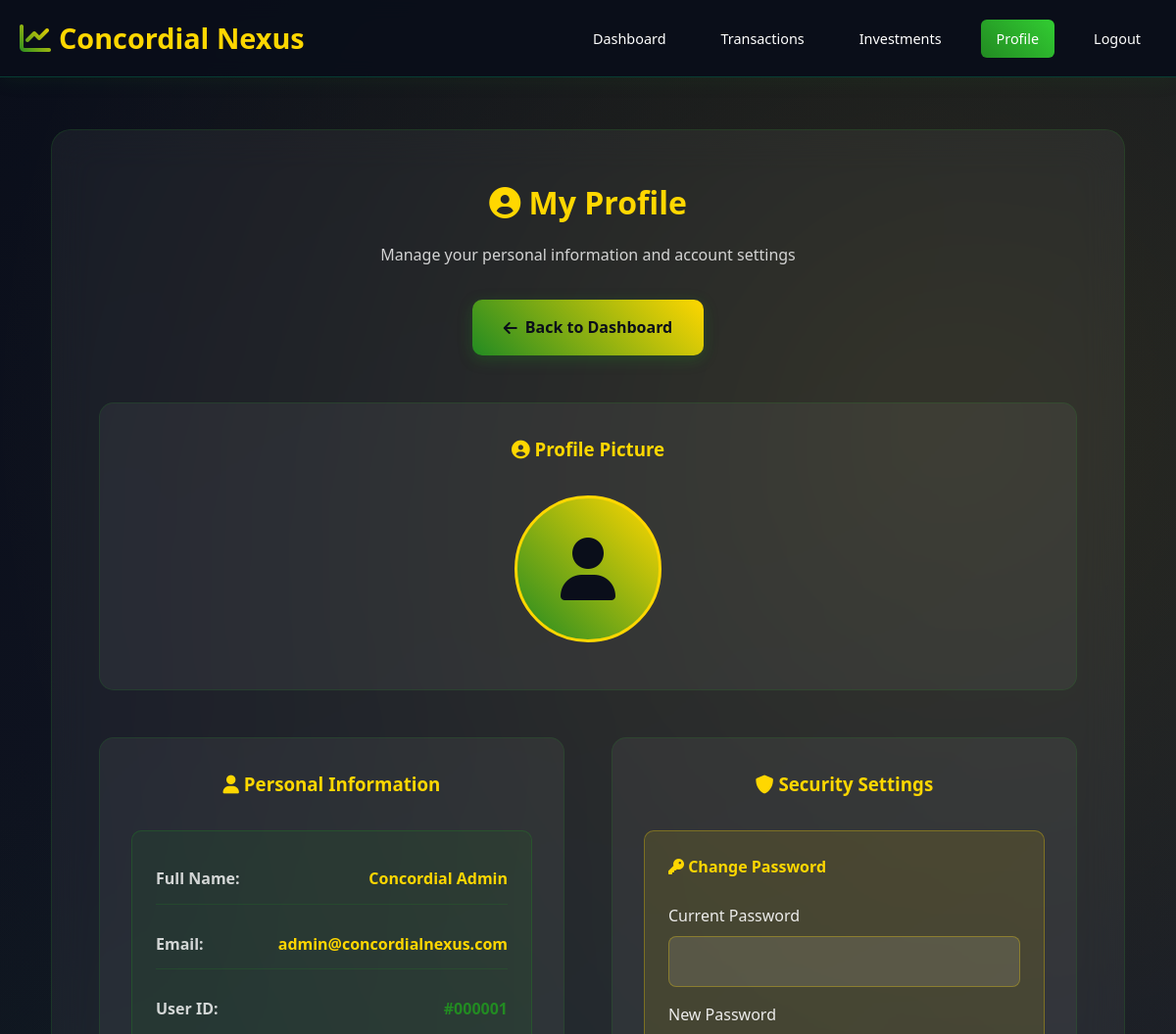
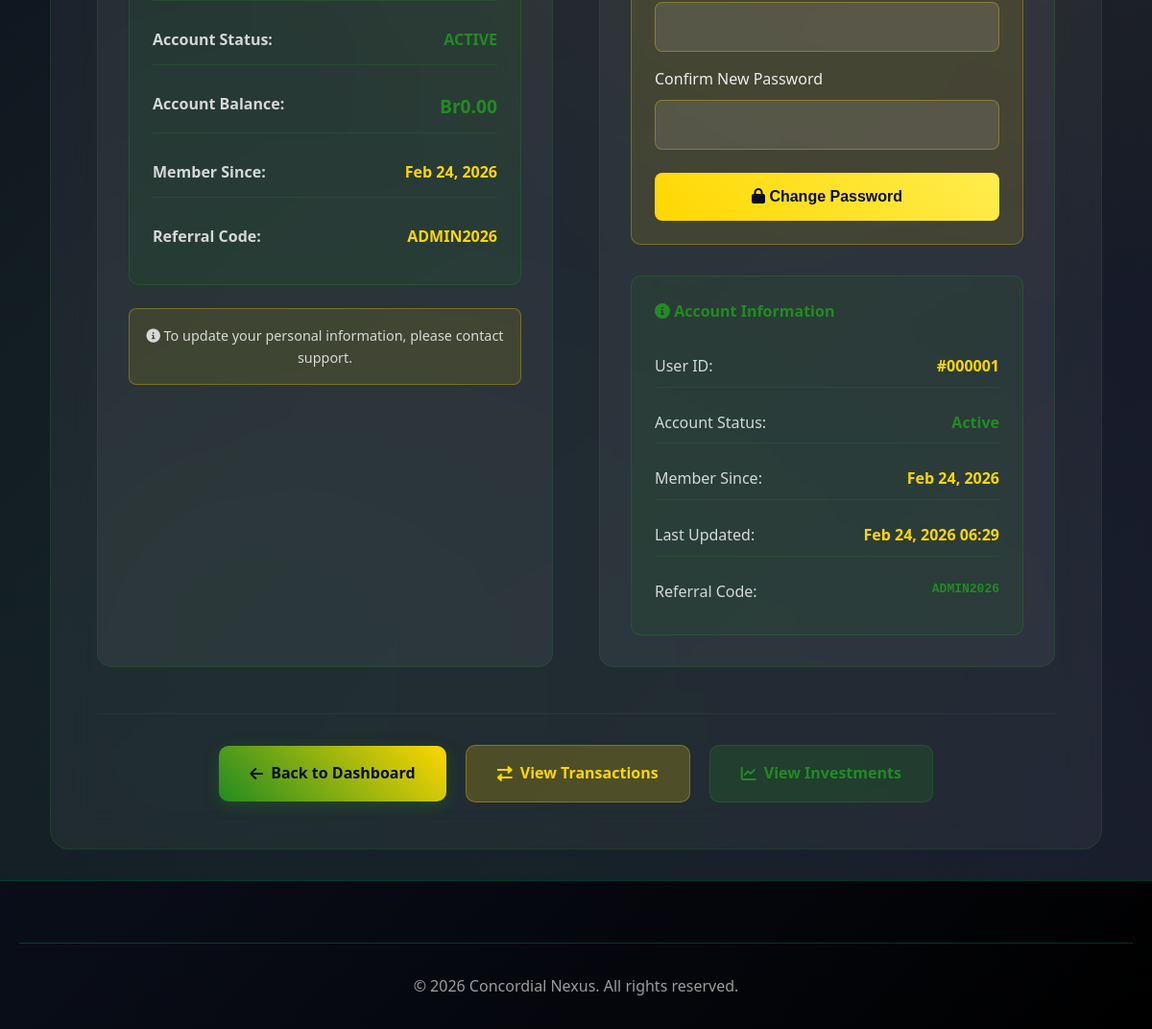
The app's page /profile.php (signed in) with its own data (2 pictures, top to bottom).
### tables this page shows
CREATE TABLE `users` (
  `id` int(11) NOT NULL AUTO_INCREMENT,
  `email` varchar(255) NOT NULL,
  `password` varchar(255) NOT NULL,
  `full_name` varchar(255) NOT NULL,
  `first_name` varchar(100) NULL COMMENT 'First name for withdrawal verification',
  `last_name` varchar(100) NULL COMMENT 'Last name for withdrawal verification',
  `withdrawal_account_number` varchar(50) NULL COMMENT 'Bank account number for withdrawals',
  `withdrawal_phone` varchar(20) NULL COMMENT 'Phone number for withdrawal verification',
  `user_type` enum('user','admin') DEFAULT 'user',
  `trading_level` int(11) DEFAULT NULL,
  `account_balance` decimal(15,2) DEFAULT 0.00,
  `total_invested` decimal(15,2) DEFAULT 0.00,
  `total_profit` decimal(15,2) DEFAULT 0.00,
  `total_commission` decimal(15,2) DEFAULT 0.00,
  `status` enum('pending','active','inactive','suspended') DEFAULT 'pending',
  `phone` varchar(20) DEFAULT NULL,
  `address` text DEFAULT NULL,
  `city` varchar(100) DEFAULT 'Addis Ababa',
  `country` varchar(100) DEFAULT 'Ethiopia',
  `invitation_code_used` varchar(20) DEFAULT NULL,
  `referral_code` varchar(20) DEFAULT NULL,
  `approved_by` int(11) DEFAULT NULL,
  `approved_at` timestamp NULL DEFAULT NULL,
  `created_at` timestamp NOT NULL DEFAULT current_timestamp(),
  `updated_at` timestamp NOT NULL DEFAULT current_timestamp() ON UPDATE current_timestamp(),
  PRIMARY KEY (`id`),
  UNIQUE KEY `email` (`email`),
  KEY `approved_by` (`approved_by`),
  CONSTRAINT `users_ibfk_1` FOREIGN KEY (`approved_by`) REFERENCES `users` (`id`) ON DELETE SET NULL
);

### profile.php (the view, shortened to what the rows shown need)
<!DOCTYPE html>
<html lang="en">
<head>
    <link rel="stylesheet" href="../assets/css/style.css">
    <link rel="stylesheet" href="https://cdnjs.cloudflare.com/ajax/libs/font-awesome/6.0.0/css/all.min.css">
</head>
<body>
    <?php
    try {
        $pdo = new PDO("mysql:host=localhost;dbname=concordial_nexus;charset=utf8mb4", "root", "");
        $pdo->setAttribute(PDO::ATTR_ERRMODE, PDO::ERRMODE_EXCEPTION);
        $stmt = $pdo->prepare("SELECT * FROM users WHERE id = ?");
        $stmt->execute([$_SESSION['user_id']]);
        $user = $stmt->fetch();
        $optional_fields = ['profile_photo', 'address', 'city', 'country', 'phone', 'date_of_birth', 'gender'];
        foreach ($optional_fields as $field) {
            if (!isset($user[$field])) {
                $user[$field] = null;
            }
        }
    } catch(PDOException $e) {
        $error_message = "Database error: " . $e->getMessage();
    }
    ?>
    <main style="margin-top: 100px; padding: 2rem;">
        <div class="container">
            <div style="background: rgba(255, 255, 255, 0.05); backdrop-filter: blur(20px); border-radius: 20px; padding: 3rem; border: 1px solid rgba(34, 139, 34, 0.2);">
                <div style="text-align: center; margin-bottom: 3rem;">
                    <h1 style="color: #ffd700; margin-bottom: 1rem;">
                        <i class="fas fa-user-circle"></i> My Profile
                    </h1>
                </div>
                <div style="display: grid; grid-template-columns: repeat(auto-fit, minmax(400px, 1fr)); gap: 3rem;">
                    <div style="background: rgba(255, 255, 255, 0.05); border-radius: 15px; padding: 2rem; border: 1px solid rgba(34, 139, 34, 0.2);">
                        <div style="background: rgba(34, 139, 34, 0.1); border: 1px solid rgba(34, 139, 34, 0.3); border-radius: 10px; padding: 1.5rem;">
                            <div style="display: grid; gap: 1rem;">
                                <div style="display: flex; justify-content: space-between; padding: 0.75rem 0; border-bottom: 1px solid rgba(34, 139, 34, 0.2);">
                                    <span style="color: rgba(255, 255, 255, 0.8); font-weight: 600;">Full Name:</span>
                                    <span style="color: #ffd700; font-weight: 600;"><?php echo htmlspecialchars($user['full_name']); ?></span>
                                </div>
                                <div style="display: flex; justify-content: space-between; padding: 0.75rem 0; border-bottom: 1px solid rgba(34, 139, 34, 0.2);">
                                    <span style="color: rgba(255, 255, 255, 0.8); font-weight: 600;">Email:</span>
                                    <span style="color: #ffd700; font-weight: 600;"><?php echo htmlspecialchars($user['email']); ?></span>
                                </div>
                                <div style="display: flex; justify-content: space-between; padding: 0.75rem 0; border-bottom: 1px solid rgba(34, 139, 34, 0.2);">
                                    <span style="color: rgba(255, 255, 255, 0.8); font-weight: 600;">User ID:</span>
                                    <span style="color: #228b22; font-weight: 600;">#<?php echo str_pad($user['id'], 6, '0', STR_PAD_LEFT); ?></span>
                                </div>
                                <div style="display: flex; justify-content: space-between; padding: 0.75rem 0; border-bottom: 1px solid rgba(34, 139, 34, 0.2);">
                                    <span style="color: rgba(255, 255, 255, 0.8); font-weight: 600;">Account Status:</span>
                                    <span style="color: <?php echo $user['status'] === 'active' ? '#228b22' : '#ffd700'; ?>; font-weight: 600; text-transform: uppercase;">
                                        <?php echo htmlspecialchars($user['status']); ?>
                                    </span>
                                </div>
                                <div style="display: flex; justify-content: space-between; padding: 0.75rem 0; border-bottom: 1px solid rgba(34, 139, 34, 0.2);">
                                    <span style="color: rgba(255, 255, 255, 0.8); font-weight: 600;">Account Balance:</span>
                                    <span style="color: #228b22; font-weight: 600; font-size: 1.2rem;">Br<?php echo number_format($user['account_balance'], 2); ?></span>
                                </div>
                                <div style="display: flex; justify-content: space-between; padding: 0.75rem 0; border-bottom: 1px solid rgba(34, 139, 34, 0.2);">
                                    <span style="color: rgba(255, 255, 255, 0.8); font-weight: 600;">Member Since:</span>
                                    <span style="color: #ffd700; font-weight: 600;"><?php echo date('M j, Y', strtotime($user['created_at'])); ?></span>
                                </div>
                                <?php if ($user['referral_code']): ?>
                                <div style="display: flex; justify-content: space-between; padding: 0.75rem 0;">
                                    <span style="color: rgba(255, 255, 255, 0.8); font-weight: 600;">Referral Code:</span>
                                    <span style="color: #ffd700; font-weight: 600;"><?php echo htmlspecialchars($user['referral_code']); ?></span>
                                </div>
                                <?php endif; ?>
                            </div>
                        </div>
                    </div>
                    <div style="background: rgba(255, 255, 255, 0.05); border-radius: 15px; padding: 2rem; border: 1px solid rgba(34, 139, 34, 0.2);">
                        <div style="background: rgba(34, 139, 34, 0.1); border: 1px solid rgba(34, 139, 34, 0.3); border-radius: 10px; padding: 1.5rem;">
                            <div style="display: grid; gap: 1rem;">
                                <div style="display: flex; justify-content: space-between; padding: 0.5rem 0; border-bottom: 1px solid rgba(34, 139, 34, 0.2);">
                                    <span style="color: rgba(255, 255, 255, 0.8);">User ID:</span>
                                    <span style="color: #ffd700; font-weight: 600;">#<?php echo str_pad($user['id'], 6, '0', STR_PAD_LEFT); ?></span>
                                </div>
                                <div style="display: flex; justify-content: space-between; padding: 0.5rem 0; border-bottom: 1px solid rgba(34, 139, 34, 0.2);">
                                    <span style="color: rgba(255, 255, 255, 0.8);">Account Status:</span>
                                    <span style="color: <?php echo $user['status'] === 'active' ? '#228b22' : '#ffd700'; ?>; font-weight: 600; text-transform: capitalize;">
                                        <?php echo $user['status']; ?>
                                    </span>
                                </div>
                                <div style="display: flex; justify-content: space-between; padding: 0.5rem 0; border-bottom: 1px solid rgba(34, 139, 34, 0.2);">
                                    <span style="color: rgba(255, 255, 255, 0.8);">Member Since:</span>
                                    <span style="color: #ffd700; font-weight: 600;"><?php echo date('M j, Y', strtotime($user['created_at'])); ?></span>
                                </div>
                                <div style="display: flex; justify-content: space-between; padding: 0.5rem 0; border-bottom: 1px solid rgba(34, 139, 34, 0.2);">
                                    <span style="color: rgba(255, 255, 255, 0.8);">Last Updated:</span>
                                    <span style="color: #ffd700; font-weight: 600;"><?php echo date('M j, Y H:i', strtotime($user['updated_at'])); ?></span>
                                </div>
                                <?php if ($user['referral_code']): ?>
                                <div style="display: flex; justify-content: space-between; padding: 0.5rem 0;">
                                    <span style="color: rgba(255, 255, 255, 0.8);">Referral Code:</span>
                                    <span style="color: #228b22; font-weight: 600; font-family: monospace;"><?php echo $user['referral_code']; ?></span>
                                </div>
                                <?php endif; ?>
                            </div>
                        </div>
                    </div>
                </div>
            </div>
        </div>
    </main>
</body>
</html>

### records on screen
users: full_name "Concordial Admin", email "admin@concordialnexus.com", id "000001", status "ACTIVE", account_balance "0.00", created_at "Feb 24, 2026", referral_code "ADMIN2026", status "Active", updated_at "Feb 24, 2026 06:29"
